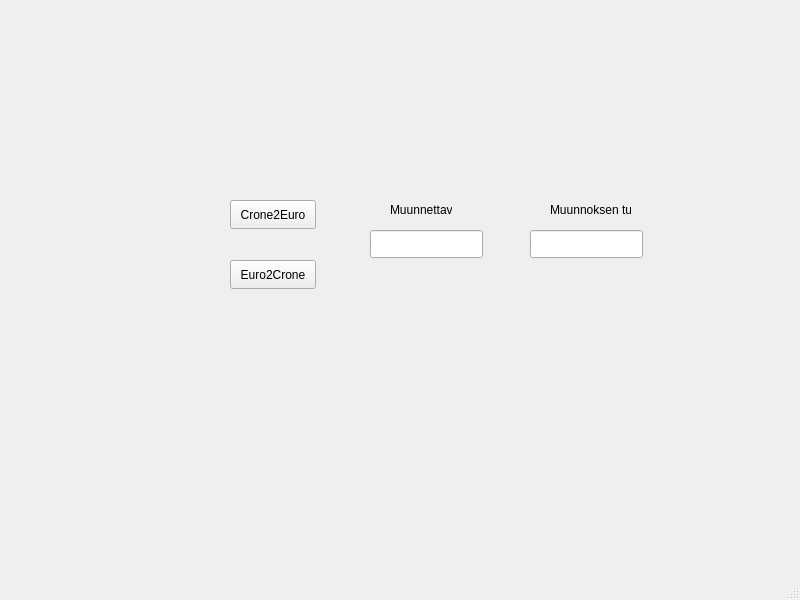
<?xml version="1.0" encoding="UTF-8"?>
<ui version="4.0">
 <class>MainWindow</class>
 <widget class="QMainWindow" name="MainWindow">
  <property name="geometry">
   <rect>
    <x>0</x>
    <y>0</y>
    <width>800</width>
    <height>600</height>
   </rect>
  </property>
  <property name="windowTitle">
   <string>MainWindow</string>
  </property>
  <widget class="QWidget" name="centralwidget">
   <widget class="QPushButton" name="Kruunu2Euro">
    <property name="geometry">
     <rect>
      <x>230</x>
      <y>200</y>
      <width>86</width>
      <height>29</height>
     </rect>
    </property>
    <property name="text">
     <string>Crone2Euro</string>
    </property>
   </widget>
   <widget class="QLineEdit" name="tulosLaatikko">
    <property name="geometry">
     <rect>
      <x>370</x>
      <y>230</y>
      <width>113</width>
      <height>28</height>
     </rect>
    </property>
   </widget>
   <widget class="QPushButton" name="Euro2Kruunu">
    <property name="geometry">
     <rect>
      <x>230</x>
      <y>260</y>
      <width>86</width>
      <height>29</height>
     </rect>
    </property>
    <property name="text">
     <string>Euro2Crone</string>
    </property>
   </widget>
   <widget class="QLineEdit" name="MuunnosTulos">
    <property name="geometry">
     <rect>
      <x>530</x>
      <y>230</y>
      <width>113</width>
      <height>28</height>
     </rect>
    </property>
   </widget>
   <widget class="QLabel" name="label">
    <property name="geometry">
     <rect>
      <x>390</x>
      <y>200</y>
      <width>62</width>
      <height>20</height>
     </rect>
    </property>
    <property name="text">
     <string>Muunnettava</string>
    </property>
   </widget>
   <widget class="QLabel" name="label_2">
    <property name="geometry">
     <rect>
      <x>550</x>
      <y>200</y>
      <width>81</width>
      <height>20</height>
     </rect>
    </property>
    <property name="text">
     <string>Muunnoksen tulos</string>
    </property>
   </widget>
  </widget>
  <widget class="QMenuBar" name="menubar">
   <property name="geometry">
    <rect>
     <x>0</x>
     <y>0</y>
     <width>800</width>
     <height>17</height>
    </rect>
   </property>
  </widget>
  <widget class="QStatusBar" name="statusbar"/>
 </widget>
 <resources/>
 <connections/>
</ui>
